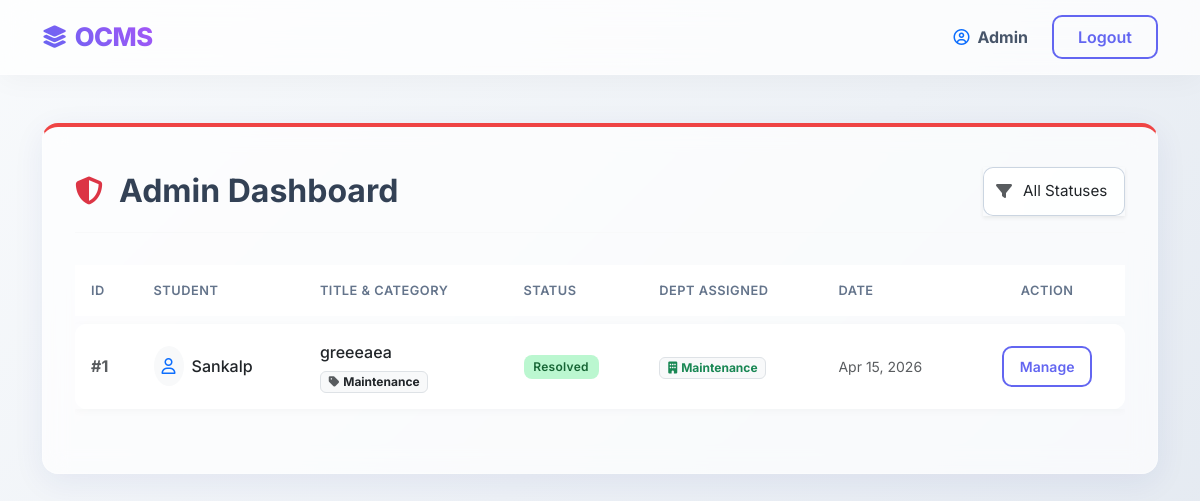
The page /admin/dashboard (signed in) on the database its author committed.
### app.py (models this page shows, shortened)
class Complaint(db.Model):
    __tablename__ = 'complaints'
    id = db.Column(db.Integer, primary_key=True)
    user_id = db.Column(db.Integer, db.ForeignKey('users.id'), nullable=False)
    title = db.Column(db.String(150), nullable=False)
    category = db.Column(db.String(50), nullable=False)
    description = db.Column(db.Text, nullable=False)
    location = db.Column(db.String(100))
    status = db.Column(db.String(20), default='Pending')
    admin_remarks = db.Column(db.Text)
    assigned_department_id = db.Column(db.Integer, db.ForeignKey('users.id'), nullable=True)
    department_status = db.Column(db.String(20), default='Pending')
    department_remarks = db.Column(db.Text)
    created_at = db.Column(db.DateTime, default=datetime.now)
    updated_at = db.Column(db.DateTime, default=datetime.now, onupdate=datetime.now)

class User(db.Model):
    __tablename__ = 'users'
    id = db.Column(db.Integer, primary_key=True)
    name = db.Column(db.String(100), nullable=False)
    email = db.Column(db.String(120), unique=True, nullable=False)
    password_hash = db.Column(db.String(255), nullable=False)
    role = db.Column(db.String(20), default='user')
    created_at = db.Column(db.DateTime, default=datetime.now)
    complaints = db.relationship('Complaint', foreign_keys='Complaint.user_id', backref='user', lazy=True)
    department_complaints = db.relationship('Complaint', foreign_keys='Complaint.assigned_department_id', backref='department', lazy=True)

### app.py (the view)
    @app.route('/admin/dashboard')
    @login_required(role='admin')
    def admin_dashboard():
        f_stat = request.args.get('status')
        q = Complaint.query.order_by(Complaint.created_at.desc())
        if f_stat:
            q = q.filter_by(status=f_stat)
        all_comps = q.all()
        return render_template('admin_dashboard.html', complaints=all_comps)

### app.py (called while the page is built)
def login_required(role=None):
    def wrapper(func):
        @wraps(func)
        def decorated_view(*args, **kwargs):
            if 'user_id' not in session:
                return redirect(url_for('student_login'))
            if role and session.get('role') != role:
                flash("You aren't authorized to see this.", 'danger')
                return redirect(url_for('index'))
            return func(*args, **kwargs)
        return decorated_view
    return wrapper

### templates/admin_dashboard.html (shortened to what this page needs)
{% extends 'base.html' %}
{% block content %}
<div class="glass-card mb-4" style="border-top: 4px solid #ef4444;">
  <div class="d-flex flex-column flex-md-row justify-content-between align-items-md-center mb-4 pb-3 border-bottom border-light">
    <h2 class="fw-bold mb-3 mb-md-0 d-flex align-items-center">
      <i class="fa-solid fa-shield-halved me-3 text-danger fs-3"></i> Admin Dashboard
    </h2>
    <form class="d-flex align-items-center" method="get">
      <div class="input-group shadow-sm">
        <span class="input-group-text bg-white border-end-0"><i class="fa-solid fa-filter text-muted"></i></span>
        <select name="status" class="form-select border-start-0 ps-0" onchange="this.form.submit()">
          <option value="">All Statuses</option>
        </select>
      </div>
    </form>
  </div>
  {% if complaints %}
  <div class="table-responsive">
    <table class="table table-glass text-nowrap">
      <thead>
        <tr>
          <th>ID</th>
          <th>Student</th>
          <th>Title & Category</th>
          <th>Status</th>
          <th>Dept Assigned</th>
          <th>Date</th>
          <th class="text-center">Action</th>
        </tr>
      </thead>
      <tbody>
        {% for complaint in complaints %}
        <tr>
          <td class="fw-bold text-muted">#{{ complaint.id }}</td>
          <td>
            <div class="d-flex align-items-center">
              <div class="bg-light rounded-circle p-2 me-2 text-primary"><i class="fa-regular fa-user"></i></div>
              <span class="fw-medium text-dark">{{ complaint.user.name }}</span>
            </div>
          </td>
          <td>
            <div class="fw-medium text-dark mb-1">{{ complaint.title }}</div>
            <span class="badge bg-light text-dark border py-1"><i class="fa-solid fa-tag me-1 text-muted"></i>{{ complaint.category }}</span>
          </td>
          <td>
            {% if complaint.status == 'Pending' %}
              <span class="badge badge-custom badge-pending">Pending</span>
            {% elif complaint.status == 'In Progress' %}
              <span class="badge badge-custom badge-info">In Progress</span>
            {% elif complaint.status == 'Resolved' %}
              <span class="badge badge-custom badge-resolved">Resolved</span>
            {% elif complaint.status == 'Rejected' %}
              <span class="badge badge-custom badge-rejected">Rejected</span>
            {% else %}
              <span class="badge badge-custom bg-secondary">{{ complaint.status }}</span>
            {% endif %}
          </td>
          <td>
            {% if complaint.department %}
              <span class="badge bg-light text-success border"><i class="fa-solid fa-building me-1"></i>{{ complaint.department.name }}</span>
            {% else %}
              <span class="text-muted small fst-italic">Unassigned</span>
            {% endif %}
          </td>
          <td class="text-muted small">{{ complaint.created_at.strftime('%b %d, %Y') }}</td>
          <td class="text-center">
            <a href="{{ url_for('view_complaint', complaint_id=complaint.id) }}" class="btn btn-sm btn-custom-outline px-3">Manage</a>
          </td>
        </tr>
        {% endfor %}
      </tbody>
    </table>
  </div>
  {% else %}
  <div class="text-center py-5">
    <div class="display-1 text-muted opacity-25 mb-3"><i class="fa-solid fa-check-double"></i></div>
    <h4 class="text-muted fw-normal">No complaints found.</h4>
    <p class="text-muted small">All clear (or try changing your filter).</p>
  </div>
  {% endif %}
</div>
{% endblock %}

### static/css/style.css (style rules this page uses)
:root { --primary-color: #6366f1; --secondary-color: #a855f7; --bg-gradient-start: #f8fafc; --bg-gradient-end: #e2e8f0; --card-bg: rgba(255, 255, 255, 0.7); --card-border: rgba(255, 255, 255, 0.3); --shadow: 0 8px 32px 0 rgba(31, 38, 135, 0.07); }
body { font-family: 'Inter', sans-serif; background: linear-gradient(135deg, var(--bg-gradient-start), var(--bg-gradient-end)); background-attachment: fixed; min-height: 100vh; color: #334155; }
.glass-card { background: var(--card-bg); backdrop-filter: blur(12px); -webkit-backdrop-filter: blur(12px); border: 1px solid var(--card-border); box-shadow: var(--shadow); border-radius: 16px; padding: 2.5rem 2rem; transition: transform 0.3s ease, box-shadow 0.3s ease; }
.btn-custom-outline { background: transparent; border: 2px solid var(--primary-color); color: var(--primary-color) !important; border-radius: 10px; padding: 0.5rem 1.4rem; font-weight: 600; transition: all 0.3s ease; }
.form-control, .form-select { border-radius: 10px; border: 1px solid #cbd5e1; padding: 0.75rem 1rem; background: rgba(255, 255, 255, 0.85); transition: all 0.3s ease; font-size: 0.95rem; }
.input-group-text { border-radius: 10px; border-color: #cbd5e1; }
.table-glass { background: transparent; border-collapse: separate; border-spacing: 0 8px; width: 100%; }
.table-glass thead th { border: none; color: #64748b; font-weight: 600; text-transform: uppercase; font-size: 0.8rem; letter-spacing: 0.5px; padding: 1rem; }
.table-glass tbody tr { background: rgba(255, 255, 255, 0.8); box-shadow: 0 2px 8px rgba(0,0,0,0.03); transition: transform 0.2s ease, box-shadow 0.2s ease; }
.table-glass td { border: none; padding: 1rem; vertical-align: middle; color: #475569; }
.table-glass tbody tr td:first-child { border-top-left-radius: 12px; border-bottom-left-radius: 12px; }
.table-glass tbody tr td:last-child { border-top-right-radius: 12px; border-bottom-right-radius: 12px; }
.badge-custom { padding: 0.5em 0.8em; border-radius: 8px; font-weight: 600; font-size: 0.75rem; letter-spacing: 0.3px; }
.badge-resolved { background-color: #bbf7d0; color: #166534; }

### rows shown on the page
Complaint: id "1", user.name "Sankalp", title "greeeaea", category "Maintenance", status "Resolved", department.name "Maintenance", created_at "Apr 15, 2026"

### other values the page prints
{{ session.get('user_name') }} "Admin"
